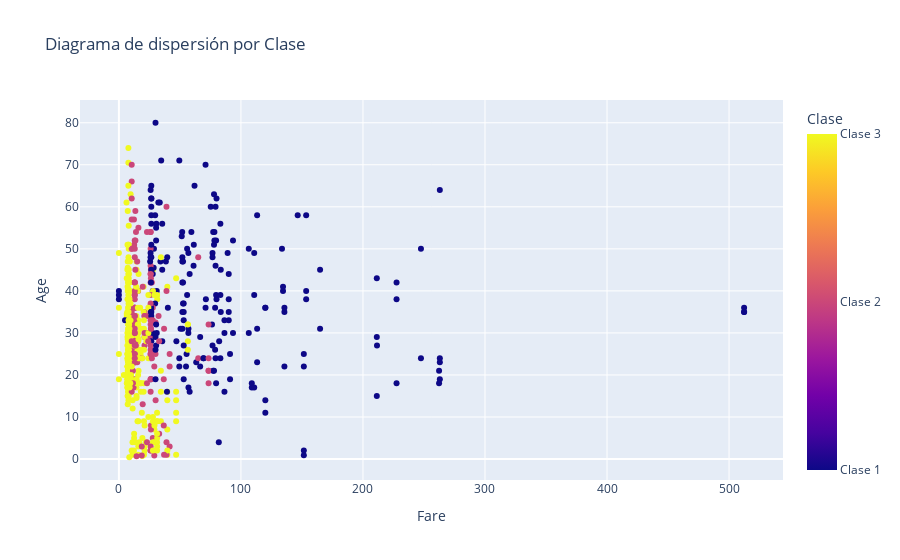

Notebook code cell kept with this figure:
### Code cell
fig = px.scatter(df, x='Fare', y='Age', color='Pclass', title='Diagrama de dispersión por Clase')

fig.update_layout(coloraxis_colorbar=dict(
    title='Clase',
    tickvals=[1, 2, 3],
    ticktext=['Clase 1', 'Clase 2', 'Clase 3']
))

### Figure 1 — Plotly figure (JSON) as saved in the notebook; plotly's stock layout.template omitted (floating-point values rounded to 4 significant figures; data arrays with more than 128 entries replaced by an {"elided": "..."} marker saying what was removed)
{"data": [{"hovertemplate": "Fare=%{x}<br>Age=%{y}<br>Pclass=%{marker.color}<extra></extra>", "legendgroup": "", "marker": {"color": {"elided": "891 int values"}, "coloraxis": "coloraxis", "symbol": "circle"}, "mode": "markers", "name": "", "orientation": "v", "showlegend": false, "type": "scatter", "x": {"elided": "891 float values"}, "xaxis": "x", "y": {"elided": "891 float values"}, "yaxis": "y"}], "layout": {"coloraxis": {"colorbar": {"ticktext": ["Clase 1", "Clase 2", "Clase 3"], "tickvals": [1, 2, 3], "title": {"text": "Clase"}}, "colorscale": [[0, "#0d0887"], [0.1111, "#46039f"], [0.2222, "#7201a8"], [0.3333, "#9c179e"], [0.4444, "#bd3786"], [0.5556, "#d8576b"], [0.6667, "#ed7953"], [0.7778, "#fb9f3a"], [0.8889, "#fdca26"], [1, "#f0f921"]]}, "legend": {"tracegroupgap": 0}, "title": {"text": "Diagrama de dispersión por Clase"}, "xaxis": {"anchor": "y", "domain": [0, 1], "title": {"text": "Fare"}}, "yaxis": {"anchor": "x", "domain": [0, 1], "title": {"text": "Age"}}}}
